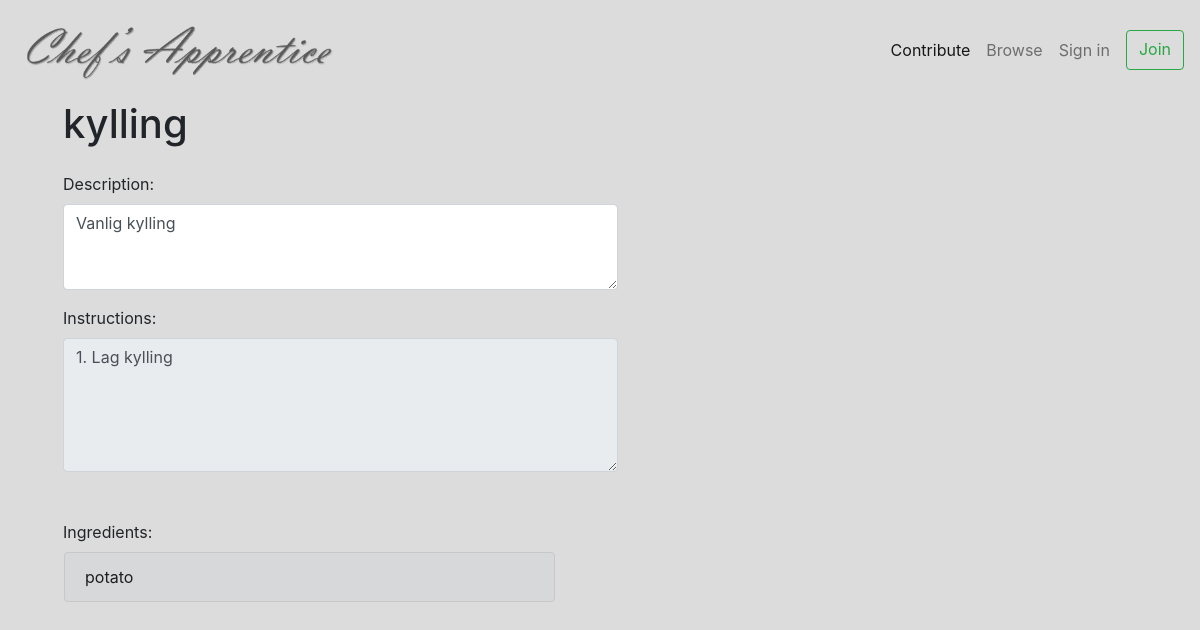
Before: /recipe/5/ with the older database file.
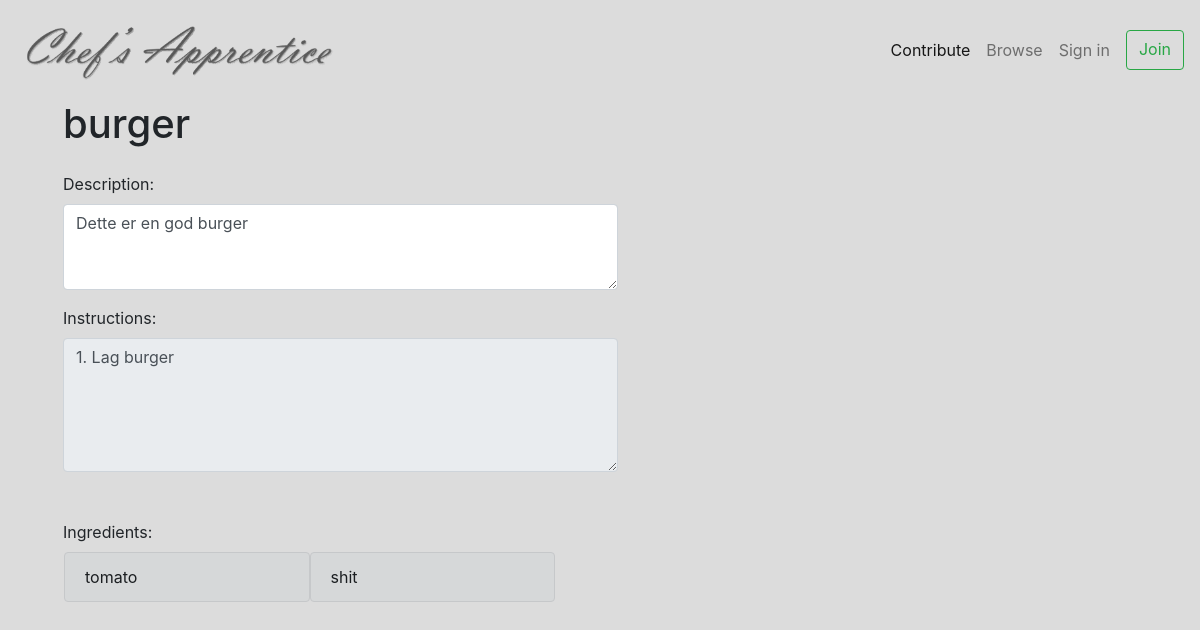
After: the same page with the newer database file.
### recipe/models.py (models this page shows, shortened)
class Recipe(models.Model):
    user = models.ForeignKey(
        User,
        on_delete=models.CASCADE,
        blank=True,
    )
    name = models.CharField(
        blank=False,
        max_length=100,
    )
    description = models.TextField(
        blank=False,
    )
    instruction = models.TextField(
        blank=False,
    )
    ingredients = models.ManyToManyField(
        Ingredient,
        blank=True
    )
    image = models.ImageField(default="default.png", upload_to='recipe_image')

class Ingredient(models.Model):
    user = models.ForeignKey(
        User,
        on_delete=models.CASCADE,
        blank=True,
    )
    name = models.CharField(
        blank=False,
        max_length=100,
    )
    info = models.TextField(
        blank=False,
    )

### recipe/views.py (the view)
# urls.py: path('recipe/<int:pk>/', RecipeDetailView.as_view(), name='recipe-detail'),
class RecipeDetailView(DetailView):
    model = Recipe

### recipe/templates/recipe/recipe_detail.html
{% extends 'base.html' %}
{% load static %}
{% block content %}
<div class="container mx-5">
    <h1>{{ object.name }}</h1>
    <label class="mt-3" for="description">Description:</label>
    <textarea class="form-control col-6" id="description" rows="3">{{ object.description }}</textarea>
    <label class="mt-3" for="instruction">Instructions:</label>
    <textarea readonly class="form-control col-6" id="instruction" rows="5">{{ object.instruction }}</textarea>
    <label class="mt-5" for="ingredients">Ingredients:</label>
    <div class="row pl-3 pr-5 mr-4 col-6">
    {% for ingredient in object.ingredients.all %}
        <div class="col mx-0 px-0">
            <div class="alert alert-dark" role="alert">{{ ingredient.name }}</div>
        </div>
    {% endfor %}
    </div>
</div>
{% endblock content %}

Changed rows visible on the page:
removed Ingredient: name "potato"
changed Recipe: name "kylling" → "burger"; description "Vanlig kylling" → "Dette er en god burger"; instruction "1. Lag kylling" → "1. Lag burger"
now on this page (row edited): Ingredient: name "tomato"
added Ingredient: name "shit"
